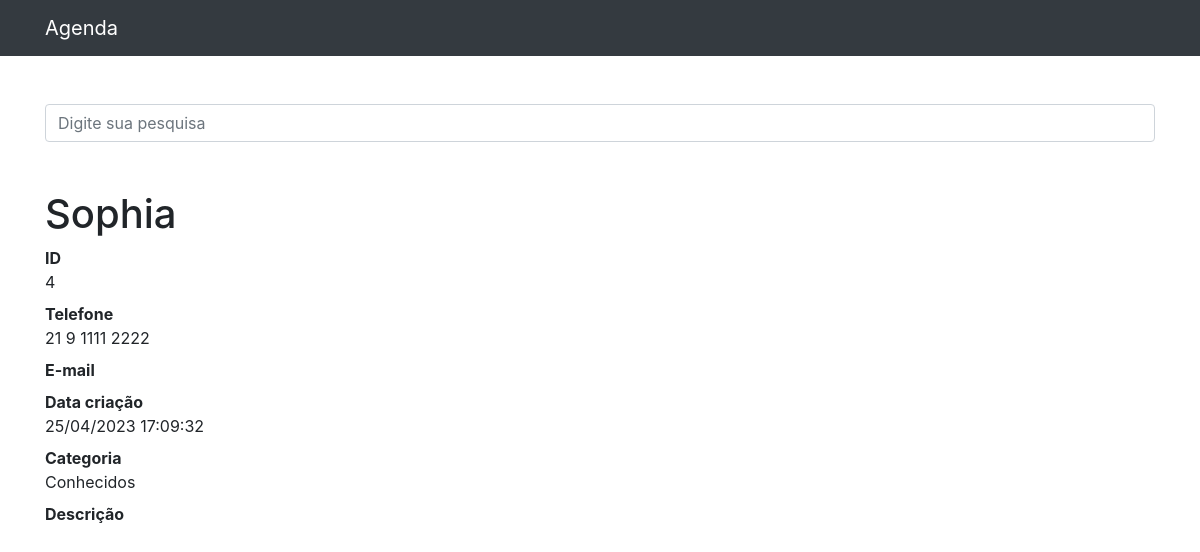
/4, run on the app's committed database.
### contatos/models.py (models this page shows, shortened)
class Contato(models.Model):
    name = models.CharField(max_length=255)
    last_name = models.CharField(max_length=255, blank = True)
    phone = models.CharField(max_length=255)
    email = models.CharField(max_length=255, blank=True)
    creation_date = models.DateTimeField(default=timezone.now)
    description = models.TextField(blank = True)
    categoria = models.ForeignKey(Categoria, on_delete=models.DO_NOTHING)
    mostrar = models.BooleanField(default=True)

class Categoria(models.Model):
    name = models.CharField(max_length= 255)
    def __str__(self):
        return self.name

### contatos/views.py (the view)
# urls.py: path('<int:contato_id>', views.ver_contato, name = 'ver_contato'),
def ver_contato(request, contato_id):
    contato = get_object_or_404(Contato, id=contato_id) #get_objetct previne q mostre o erro caso o id não exista
    if not contato.mostrar:
        raise Http404()
    return render(request, 'contatos/ver_contato.html', {
        'contato':contato
    })

### contatos/templates/contatos/ver_contato.html (shortened to what this page needs)
{% extends 'base.html' %}
{% block content %}
        <h1 class="mt-5">{{ contato.name }}</h1>
        <dl>
          <dt>ID</dt>
          <dd>{{ contato.id }}</dd>
          <dt>Telefone</dt>
          <dd>{{ contato.phone }}</dd>
          <dt>E-mail</dt>
          <dt>Data criação</dt>
          <dd>{{ contato.creation_date|date:'d/m/Y  H:i:s' }}</dd>
          <dt>Categoria</dt>
          <dd>{{ contato.categoria }}</dd>
          <dt>Descrição</dt>
        </dl>
{% endblock %}

### data on the page
Contato: name "Sophia", id "4", phone "21 9 1111 2222", creation_date "25/04/2023 17:09:32", categoria "Conhecidos"
